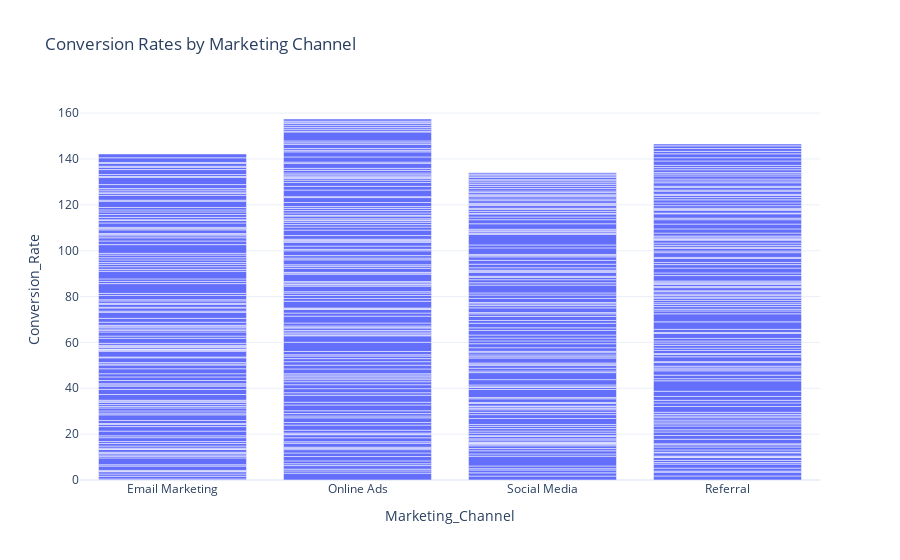

Notebook source saved alongside this figure:
### Code cell
# Conversion Rates by Marketing Channel
fig = px.bar(data, x='Marketing_Channel', 
             y='Conversion_Rate', 
             title='Conversion Rates by Marketing Channel')
fig.show()

### Figure 1 — Plotly figure (JSON) as saved in the notebook; plotly's stock layout.template omitted (floating-point values rounded to 4 significant figures; data arrays with more than 128 entries replaced by an {"elided": "..."} marker saying what was removed)
{"data": [{"alignmentgroup": "True", "hovertemplate": "Marketing_Channel=%{x}<br>Conversion_Rate=%{y}<extra></extra>", "legendgroup": "", "marker": {"color": "#636efa", "pattern": {"shape": ""}}, "name": "", "offsetgroup": "", "orientation": "v", "showlegend": false, "textposition": "auto", "type": "bar", "x": {"elided": "500 str values"}, "xaxis": "x", "y": {"elided": "500 float values"}, "yaxis": "y"}], "layout": {"barmode": "relative", "legend": {"tracegroupgap": 0}, "title": {"text": "Conversion Rates by Marketing Channel"}, "xaxis": {"anchor": "y", "domain": [0, 1], "title": {"text": "Marketing_Channel"}}, "yaxis": {"anchor": "x", "domain": [0, 1], "title": {"text": "Conversion_Rate"}}}}
